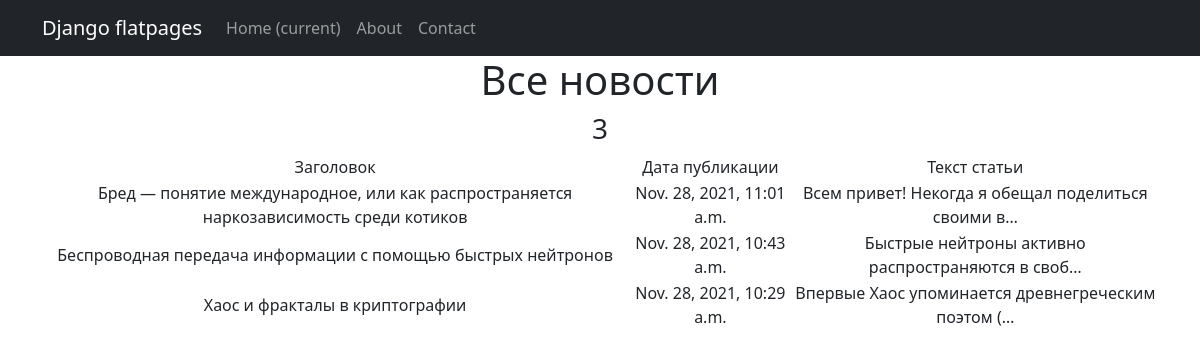
Page /news/ on the committed database.
### newapp/models.py (models this page shows, shortened)
class Post(models.Model):
    author = models.ForeignKey(Author, on_delete=models.CASCADE)
    NEWS = 'NW'
    ARTICLE = 'AR'
    CATEGORY_CHOICES = (
        (NEWS, 'Новость'),
        (ARTICLE, 'Статья')
    )
    categoryType = models.CharField(max_length=2, choices=CATEGORY_CHOICES, default=ARTICLE)
    dateCreation = models.DateTimeField(auto_now_add=True)
    postCategory = models.ManyToManyField(Category, through='PostCategory')
    title = models.CharField(max_length=128)
    text = models.TextField()
    rating = models.SmallIntegerField(default=0)

### newapp/views.py (the view)
# urls.py: path('', PostList.as_view()),
class PostList(ListView):
    model = Post
    template_name = 'posts.html'
    context_object_name = 'news'
    queryset = Post.objects.order_by('-id')

### newapp/templatetags/censor_filters.py (called while the page is built)
@register.filter(name='censor')
def censor(value):
    censor_list = ['дурак',
                   'лох',
                   'придурок']
    value1 = (str(value)).split()
    for i in censor_list:
        for j in value1:
            if j == i:
                value1.remove(i)
    value = ' '.join(value1)
    return str(value)

### newapp/templates/posts.html (shortened to what this page needs)
{% extends 'flatpages/default.html' %}
{% load censor_filters %}
{% block content %}
    <h1>Все новости</h1>
    <h3>{{ news|length }}</h3>
    {% if news %}
        <table>
            <tr>
                <td>
                    Заголовок
                </td>
                <td>
                    Дата публикации
                </td>
                <td>
                    Текст статьи
                </td>
            </tr>
        {% for new in news %}
            <tr>
                <td>
                    {{ new.title|censor }}
                </td>
                <td>
                    {{ new.dateCreation }}
                </td>
                <td>
                    {{ new.text|truncatechars:50|censor }}
                </td>
            </tr>
        {% endfor %}
        </table>
    {% else %}
        <h2>Новостей нет!</h2>
    {% endif %}
{% endblock content %}

### newapp/templates/flatpages/default.html (shortened to what this page needs)
<!DOCTYPE html>
<html lang="en">
    <head>
        {% load static %}
        <link href="{% static 'css/styles.css' %}" rel="stylesheet" />
    </head>
    <body>
        <nav class="navbar navbar-expand-lg navbar-dark bg-dark static-top">
           <div class="container">
               <a class="navbar-brand" href="#">Django flatpages</a>
               <div class="collapse navbar-collapse" id="navbarResponsive">
                   <ul class="navbar-nav ml-auto">
                       <li class="nav-item active">
                           <a class="nav-link" href="#">Home
                               <span class="sr-only">(current)</span>
                           </a>
                       </li>
                       <li class="nav-item">
                           <a class="nav-link" href="/about/">About</a>
                       </li>
                       <li class="nav-item">
                           <a class="nav-link" href="/contacts/">Contact</a>
                       </li>
                   </ul>
               </div>
           </div>
        </nav>
         <div class="container">
           <div class="row">
               <div class="col-lg-12 text-center">
                   {% block content %}{% endblock content %}
               </div>
           </div>
        </div>
    </body>
</html>

### rows in the picture
Post: title|censor "Бред — понятие международное, или как распространяется наркозависимость среди котиков", dateCreation "Nov. 28, 2021, 11:01 a.m.", text|censor "Всем привет! Некогда я обещал поделиться своими в…"
Post: title|censor "Беспроводная передача информации с помощью быстрых нейтронов", dateCreation "Nov. 28, 2021, 10:43 a.m.", text|censor "Быстрые нейтроны активно распространяются в своб…"
Post: title|censor "Хаос и фракталы в криптографии", dateCreation "Nov. 28, 2021, 10:29 a.m.", text|censor "Впервые Хаос упоминается древнегреческим поэтом (…"

### other values in the picture
{{ news|length }} "3"
